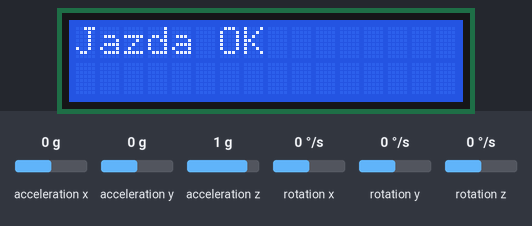
Simulated run of this sketch. Board: Arduino Uno, built with avr-gcc and run on an emulated ATmega328P. On the bench: 16×2 character LCD. The test bench sets the inputs (shaded band); at power-on: acceleration x 0 g, acceleration y 0 g, acceleration z 1 g, rotation x 0 °/s, rotation y 0 °/s, rotation z 0 °/s.

Above: at 3.2 s.
3.3 s: acceleration x set to -0.9 g
4.8 s: acceleration x set to -1.2 g
At 5.8 s:
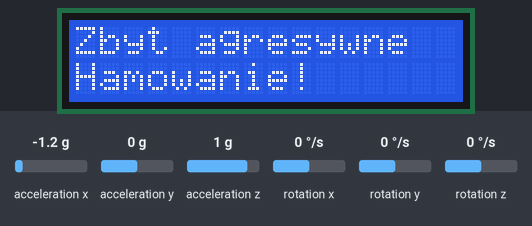
6.7 s: acceleration x set to 1.4 g
At 7.3 s:
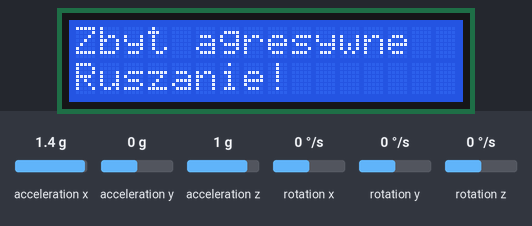
8.3 s: acceleration x set to 1.2 g
9.8 s: acceleration x set to 0.9 g
At 10.2 s:
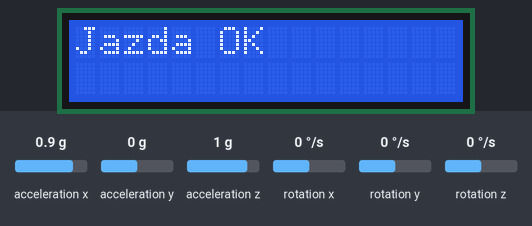
11.4 s: acceleration x set to -1.4 g
At 12.8 s:
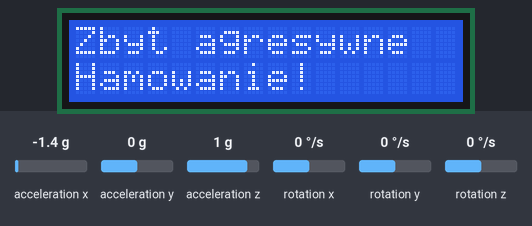
Timing chart, 0 to 14.0 s (numbered marks = the images above; inputs shaded):
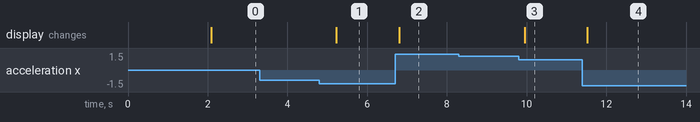

Measured:
- the behaviour switches between -1 and -1.1 g on acceleration x (found by bisection; images 0 and 1)
- the behaviour switches between 1.1 and 1 g on acceleration x (found by bisection; images 2 and 3)
- after the input at 3.3 s, every drawn part: stays the same
- after the input at 4.8 s, the display: changes after 0.43 s (image 1)
- after the input at 6.7 s, the display: changes after 0.11 s (image 2)
- after the input at 8.3 s, every drawn part: stays the same
- after the input at 9.8 s, the display: changes after 0.15 s (image 3)
- after the input at 11.4 s, the display: changes after 0.12 s (image 4)

The sketch:

koddoarduino.ino
```cpp
#include <Wire.h>
#include <LiquidCrystal.h>
#include <SoftwareSerial.h>
#include "MPU6050.h"

// Inicjalizacja LCD
LiquidCrystal lcd(12, 11, 5, 4, 3, 2);

// Inicjalizacja akcelerometru
MPU6050 mpu;

// Inicjalizacja SoftwareSerial dla ESP8266
SoftwareSerial espSerial(7, 8); // RX, TX (odpowiada D7 i D8)

void setup() {
  // Inicjalizacja komunikacji szeregowej
  Serial.begin(9600);        // Do debugowania przez USB
  espSerial.begin(9600);     // Komunikacja z ESP8266
  Wire.begin();              // Inicjalizacja I2C dla MPU6050
  lcd.begin(16, 2);          // Inicjalizacja LCD
  mpu.initialize();          // Inicjalizacja akcelerometru

  // Test połączenia z MPU6050
  if (mpu.testConnection()) {
    lcd.setCursor(0, 0);
    lcd.print("MPU6050 OK");
    delay(2000);
  } else {
    lcd.setCursor(0, 0);
    lcd.print("MPU6050 ERROR");
    while (1); // Zatrzymaj program, jeśli brak połączenia
  }
}

void loop() {
  // Odczyt danych z akcelerometru
  int16_t ax, ay, az;
  mpu.getAcceleration(&ax, &ay, &az);

  // Przelicz przyspieszenie na wartości G
  float accX = ax / 16384.0;
  float accY = ay / 16384.0;
  float accZ = az / 16384.0;

  // Wyświetlanie na LCD
  lcd.clear();
  lcd.setCursor(0, 0);
  if (accX > 1.0) {
    lcd.print("Zbyt agresywne");
    lcd.setCursor(0, 1);
    lcd.print("Ruszanie!");
  } else if (accX < -1.0) {
    lcd.print("Zbyt agresywne");
    lcd.setCursor(0, 1);
    lcd.print("Hamowanie!");
  } else {
    lcd.print("Jazda OK");
  }

  // Wysyłanie danych do ESP8266
  String dataToSend = String(accX) + "," + String(accY) + "," + String(accZ);
  espSerial.println(dataToSend);

  delay(500);
}
```
